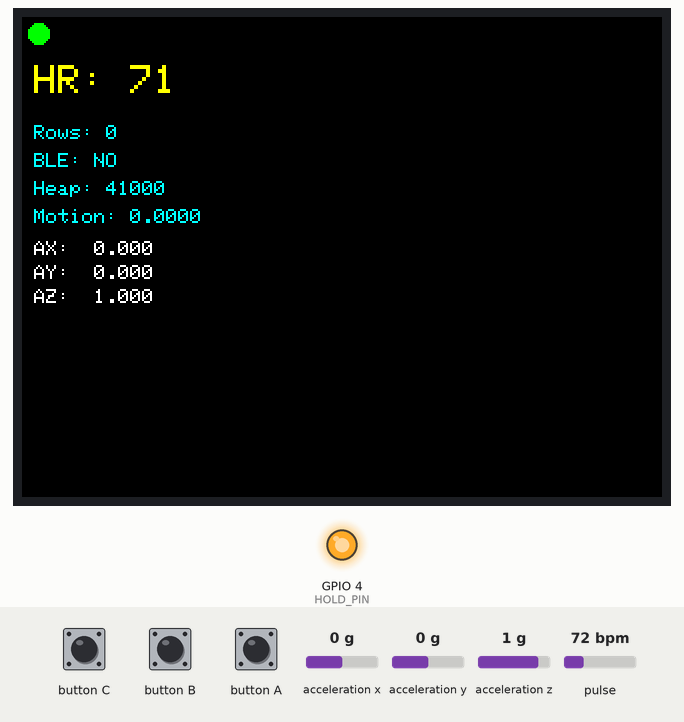
Recording of a sketch running on a simulated ESP32. On the bench: 320×240 colour display, output pins drawn as LEDs (lit = HIGH). The test bench sets the inputs (shaded band); at power-on: pulse 72 bpm, acceleration x 0 g, acceleration y 0 g, acceleration z 1 g. Storage starts empty; nothing arrives over Bluetooth unless stated; a phone connects over Bluetooth LE 3 s after start; what the sketch prints to the serial monitor is not drawn.

Above: at 1.4 s.
1.5 s: pulse set to 158 bpm
At 4.4 s:
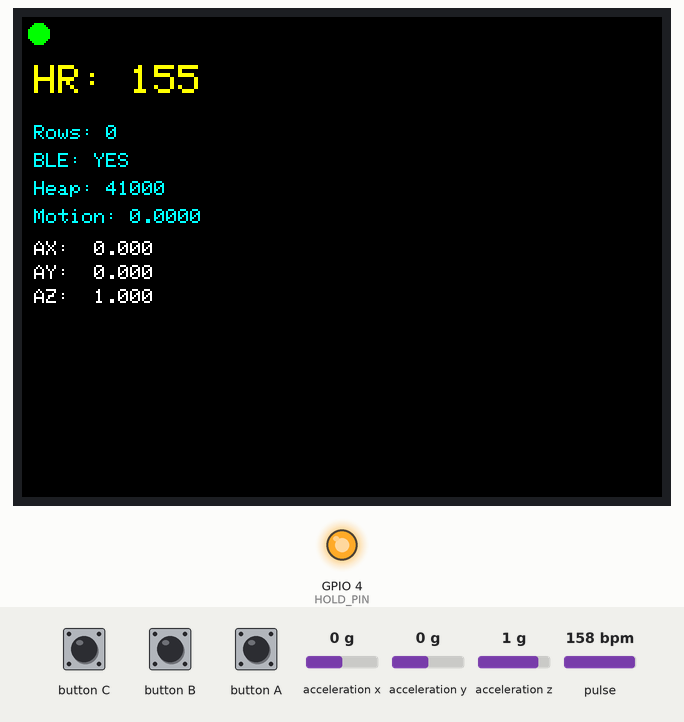
4.5 s: button A pressed for 0.15 s
At 7.4 s:
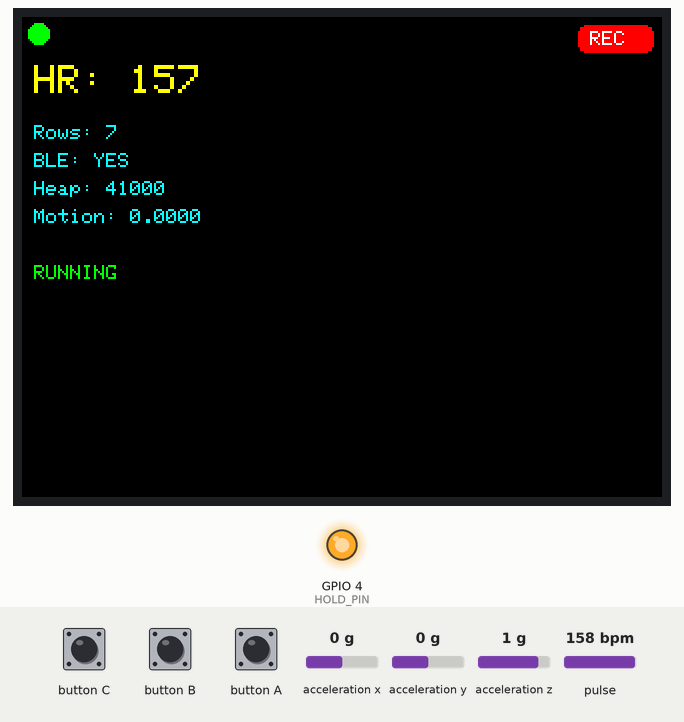
7.6 s: button A pressed for 0.15 s
At 8.6 s:
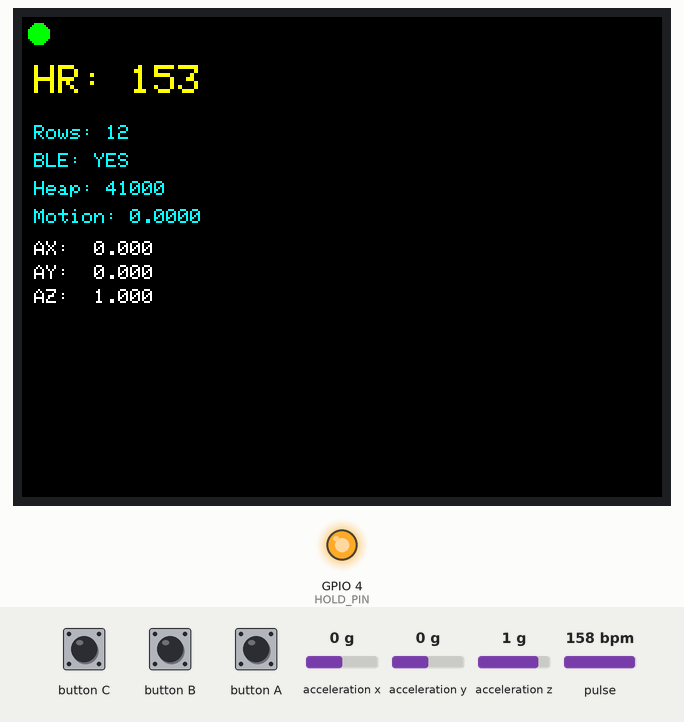
10.3 s: button A pressed for 0.15 s
At 13.1 s:
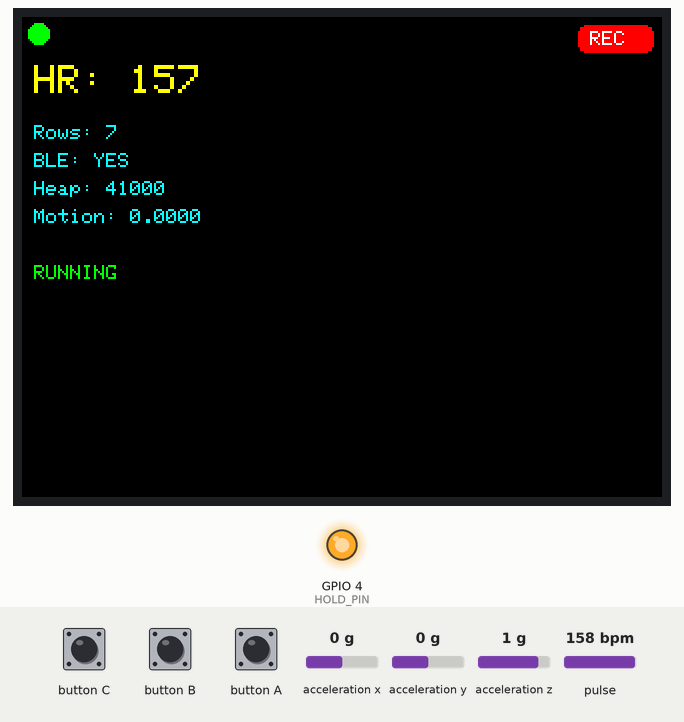
13.4 s: pulse set to 42 bpm
16.4 s: pulse set to 70 bpm
At 19.4 s:
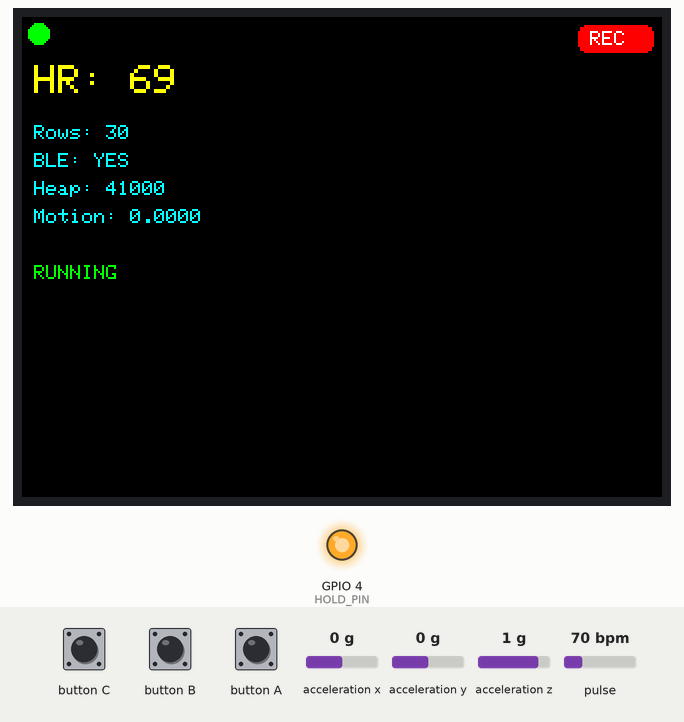
Timing chart, 0 to 20.4 s (numbered marks = the images above; inputs shaded):
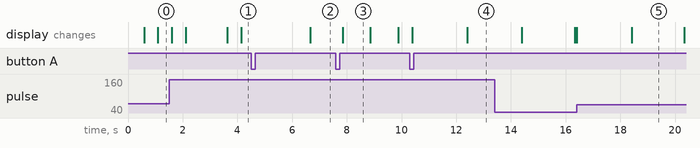

The sketch:

sketch_nov21a.ino
```cpp
#include <Arduino.h>
#include <M5Unified.h>
#include <Wire.h>
#include <SPIFFS.h>
#include <NimBLEDevice.h>
#include <esp_system.h>
#include <math.h>

#include "MAX30105.h"
#include "heartRate.h"

// ----------------- Build Options -----------------
#define ENABLE_FILE_LOG 1

// ----------------- Pins -----------------
static constexpr int SDA_PIN = 32;
static constexpr int SCL_PIN = 33;
static constexpr uint32_t I2C_HZ = 100000;
static constexpr uint8_t MAX_ADDR = 0x57;
static constexpr int HOLD_PIN = 4;

// ----------------- BLE -----------------
static constexpr char DEV_NAME[]         = "M5SleepDemo";
static constexpr char NUS_SERVICE_UUID[] = "6E400001-B5A3-F393-E0A9-E50E24DCCA9E";
static constexpr char NUS_CHAR_TX_UUID[] = "6E400003-B5A3-F393-E0A9-E50E24DCCA9E";
static constexpr char NUS_CHAR_RX_UUID[] = "6E400002-B5A3-F393-E0A9-E50E24DCCA9E";

// ----------------- Sensor Config -----------------
static constexpr uint8_t LED_MODE       = 2;      // Red + IR
static constexpr uint8_t SAMPLE_AVG     = 4;
static constexpr int SAMPLE_RATE_HZ     = 100;
static constexpr int PWIDTH_US          = 411;
static constexpr int ADC_RANGE          = 16384;

// ----------------- Timing -----------------
static constexpr uint32_t SEND_PERIOD_MS       = 250;    // 4 Hz: lighter and enough for logging
static constexpr uint32_t DRAW_PERIOD_IDLE_MS  = 500;
static constexpr uint32_t DRAW_PERIOD_REC_MS   = 2000;
static constexpr uint32_t HEARTBEAT_PERIOD_MS  = 60000;
static constexpr uint32_t FILE_FLUSH_PERIOD_MS = 15000;

// ----------------- HR / Finger -----------------
static constexpr uint32_t FINGER_MIN_IR      = 25000;
static constexpr uint32_t NO_BEAT_TIMEOUT_MS = 3000;
static constexpr uint32_t IBI_MIN_MS         = 300;
static constexpr uint32_t IBI_MAX_MS         = 2400;
static constexpr uint32_t HR_HOLD_MS         = 5000;

// ----------------- Auto LED -----------------
static constexpr uint32_t IR_SOFT_HIGH       = 210000;
static constexpr uint32_t IR_SOFT_LOW        = 60000;
static constexpr uint32_t ADJUST_PERIOD_MS   = 800;

// ----------------- Motion -----------------
static constexpr float MOTION_ALPHA = 0.15f;

// ----------------- Globals -----------------
MAX30105 gSensor;
bool gHasMAX = false;
bool gImuOK = false;

NimBLEServer* gServer = nullptr;
NimBLECharacteristic* gTxChr = nullptr;
volatile bool gBleConnected = false;

bool gRecording = false;
bool gFileWriteError = false;

#if ENABLE_FILE_LOG
File gLogFile;
#endif

uint32_t gLastSendMs = 0;
uint32_t gLastDrawMs = 0;
uint32_t gLastHeartbeatMs = 0;
uint32_t gLastFlushMs = 0;

size_t gRowsWritten = 0;

int gBPM = -1;
int gLastValidBpm = -1;
uint32_t gLastBeatMs = 0;
uint32_t gLastBeatSeenMs = 0;
uint32_t gLastValidBpmMs = 0;

float gLastAx = 0.0f;
float gLastAy = 0.0f;
float gLastAz = 0.0f;
float gMotionMag = 0.0f;

uint8_t gLedBrightness = 0xFF;

// ----------------- Helpers -----------------
static inline int currentHrOut() {
  if (gBPM > 0) return gBPM;
  if (millis() - gLastValidBpmMs < HR_HOLD_MS) return gLastValidBpm;
  return -1;
}

void applySensorConfig() {
  gSensor.setup(gLedBrightness, SAMPLE_AVG, LED_MODE, SAMPLE_RATE_HZ, PWIDTH_US, ADC_RANGE);
  gSensor.setPulseAmplitudeRed(gLedBrightness);
  gSensor.setPulseAmplitudeIR(gLedBrightness);
  gSensor.clearFIFO();
}

void autoLevel(uint32_t ir, bool fingerPresent) {
  static uint32_t lastAdjustMs = 0;
  const uint32_t now = millis();
  if (now - lastAdjustMs < ADJUST_PERIOD_MS) return;
  lastAdjustMs = now;

  uint8_t next = gLedBrightness;

  if (ir > IR_SOFT_HIGH && next >= 0x20) {
    next = uint8_t(next - 0x10);
  } else if (fingerPresent && ir < IR_SOFT_LOW && next <= 0xEF) {
    next = uint8_t(next + 0x10);
  }

  if (next != gLedBrightness) {
    gLedBrightness = next;
    if (gHasMAX) applySensorConfig();
  }
}

void stopSensor() {
  if (!gHasMAX) return;
  gSensor.setPulseAmplitudeRed(0);
  gSensor.setPulseAmplitudeIR(0);
  gSensor.setPulseAmplitudeGreen(0);
  delay(10);
  gSensor.shutDown();
}

void powerOffDevice() {
  Serial.println("[PWR] Powering off");

#if ENABLE_FILE_LOG
  if (gRecording && gLogFile) {
    gLogFile.flush();
    gLogFile.close();
  }
#endif

  gRecording = false;
  stopSensor();

  if (gBleConnected && gTxChr) {
    const char offMsg[] = "POWERING_OFF\n";
    gTxChr->setValue((const uint8_t*)offMsg, sizeof(offMsg) - 1);
    gTxChr->notify();
    delay(20);
  }

  NimBLEDevice::stopAdvertising();

  M5.Display.fillScreen(TFT_BLACK);
  M5.Display.setTextColor(TFT_WHITE);
  M5.Display.setTextSize(2);
  M5.Display.setCursor(18, 50);
  M5.Display.print("Power off");
  delay(150);

  digitalWrite(HOLD_PIN, LOW);
  while (true) delay(1000);
}

// ----------------- BLE -----------------
class ServerCallbacks : public NimBLEServerCallbacks {
public:
  void onConnect(NimBLEServer*, NimBLEConnInfo&) override {
    gBleConnected = true;
    NimBLEDevice::stopAdvertising();
    Serial.println("[BLE] CONNECTED");
  }

  void onDisconnect(NimBLEServer*, NimBLEConnInfo&, int reason) override {
    gBleConnected = false;
    Serial.printf("[BLE] DISCONNECTED reason=%d\n", reason);
    NimBLEDevice::startAdvertising();
  }
};

void bleInit() {
  NimBLEDevice::init(DEV_NAME);
  NimBLEDevice::setPower(ESP_PWR_LVL_P9);
  NimBLEDevice::setMTU(185);

  gServer = NimBLEDevice::createServer();
  gServer->setCallbacks(new ServerCallbacks());

  NimBLEService* svc = gServer->createService(NUS_SERVICE_UUID);

  gTxChr = svc->createCharacteristic(
    NUS_CHAR_TX_UUID,
    NIMBLE_PROPERTY::NOTIFY | NIMBLE_PROPERTY::READ
  );
  gTxChr->createDescriptor("2902", NIMBLE_PROPERTY::READ | NIMBLE_PROPERTY::WRITE);

  svc->createCharacteristic(NUS_CHAR_RX_UUID, NIMBLE_PROPERTY::WRITE);
  svc->start();

  NimBLEAdvertising* adv = NimBLEDevice::getAdvertising();
  adv->addServiceUUID(NUS_SERVICE_UUID);
  adv->start();

  Serial.println("[BLE] Advertising started");
}

void bleSendSample(uint32_t tMs, int hr, float ax, float ay, float az) {
  if (!gBleConnected || !gTxChr) return;

  char line[96];
  const int n = snprintf(
    line,
    sizeof(line),
    "%lu,%d,%.5f,%.5f,%.5f\n",
    (unsigned long)tMs,
    hr,
    ax,
    ay,
    az
  );

  if (n <= 0) return;

  gTxChr->setValue((const uint8_t*)line, (size_t)n);
  if (!gTxChr->notify()) {
    Serial.println("[BLE] notify failed");
  }
}

// ----------------- File Logging -----------------
void flushLogNow() {
#if ENABLE_FILE_LOG
  if (gLogFile) {
    gLogFile.flush();
    gLastFlushMs = millis();
  }
#endif
}

void startRecording() {
  if (gRecording) return;

#if ENABLE_FILE_LOG
  gLogFile = SPIFFS.open("/sleep_raw.csv", FILE_APPEND);
  if (!gLogFile) {
    Serial.println("[FILE] open failed");
    gFileWriteError = true;
    return;
  }

  if (gLogFile.size() == 0) {
    gLogFile.println("timestamp_ms,hr_bpm,acc_x,acc_y,acc_z");
    gLogFile.flush();
  }
#endif

  gRowsWritten = 0;
  gFileWriteError = false;
  gLastSendMs = millis();
  gLastFlushMs = millis();
  gLastHeartbeatMs = millis();
  gRecording = true;

  Serial.println("[REC] START");
}

void stopRecording() {
  if (!gRecording) return;

#if ENABLE_FILE_LOG
  flushLogNow();
  if (gLogFile) gLogFile.close();
#endif

  gRecording = false;
  Serial.println("[REC] STOP");
}

void appendSampleToFile(uint32_t tMs, int hr, float ax, float ay, float az) {
#if ENABLE_FILE_LOG
  if (!gLogFile) return;

  const int written = gLogFile.printf(
    "%lu,%d,%.5f,%.5f,%.5f\n",
    (unsigned long)tMs,
    hr,
    ax,
    ay,
    az
  );

  if (written <= 0) {
    gFileWriteError = true;
    Serial.println("[FILE] write failed");
    return;
  }

  if (millis() - gLastFlushMs >= FILE_FLUSH_PERIOD_MS) {
    flushLogNow();
  }
#else
  (void)tMs; (void)hr; (void)ax; (void)ay; (void)az;
#endif
}

// ----------------- UI -----------------
void drawOverlay(uint32_t ir, float ax, float ay, float az) {
  const uint32_t now = millis();
  const uint32_t period = gRecording ? DRAW_PERIOD_REC_MS : DRAW_PERIOD_IDLE_MS;
  if (now - gLastDrawMs < period) return;
  gLastDrawMs = now;

  M5.Display.startWrite();
  M5.Display.fillScreen(TFT_BLACK);

  M5.Display.fillCircle(8, 8, 5, (ir >= FINGER_MIN_IR) ? TFT_GREEN : TFT_RED);

  if (gRecording) {
    M5.Display.fillRoundRect(M5.Display.width() - 42, 4, 38, 14, 4, TFT_RED);
    M5.Display.setTextColor(TFT_WHITE);
    M5.Display.setCursor(M5.Display.width() - 36, 7);
    M5.Display.print("REC");
  }

  M5.Display.setTextColor(TFT_YELLOW);
  M5.Display.setTextSize(2);
  M5.Display.setCursor(6, 24);
  const int hrDisp = currentHrOut();
  if (hrDisp > 0) M5.Display.printf("HR: %d", hrDisp);
  else M5.Display.print("HR: --");

  M5.Display.setTextColor(TFT_CYAN);
  M5.Display.setTextSize(1);
  M5.Display.setCursor(6, 54);
  M5.Display.printf("Rows: %lu", (unsigned long)gRowsWritten);

  M5.Display.setCursor(6, 68);
  M5.Display.printf("BLE: %s", gBleConnected ? "YES" : "NO");

  M5.Display.setCursor(6, 82);
  M5.Display.printf("Heap: %u", (unsigned int)ESP.getFreeHeap());

  M5.Display.setCursor(6, 96);
  M5.Display.printf("Motion: %.4f", gMotionMag);

  if (!gRecording) {
    M5.Display.setTextColor(TFT_WHITE);
    M5.Display.setCursor(6, 112); M5.Display.printf("AX: % .3f", ax);
    M5.Display.setCursor(6, 124); M5.Display.printf("AY: % .3f", ay);
    M5.Display.setCursor(6, 136); M5.Display.printf("AZ: % .3f", az);
  } else {
    M5.Display.setTextColor(gFileWriteError ? TFT_RED : TFT_GREEN);
    M5.Display.setCursor(6, 124);
    M5.Display.print(gFileWriteError ? "FILE ERR" : "RUNNING");
  }

  M5.Display.endWrite();
}

// ----------------- Diagnostics -----------------
void printHeartbeat(uint32_t ir) {
  const uint32_t now = millis();
  if (now - gLastHeartbeatMs < HEARTBEAT_PERIOD_MS) return;
  gLastHeartbeatMs = now;

  Serial.printf(
    "[HB] up=%lu rec=%d rows=%lu heap=%u ble=%d ir=%lu hr=%d motion=%.5f\n",
    (unsigned long)now,
    gRecording ? 1 : 0,
    (unsigned long)gRowsWritten,
    (unsigned int)ESP.getFreeHeap(),
    gBleConnected ? 1 : 0,
    (unsigned long)ir,
    gBPM,
    gMotionMag
  );

  if (gRecording) flushLogNow();
}

// ----------------- Setup / Loop -----------------
void setup() {
  auto cfg = M5.config();
  M5.begin(cfg);
  M5.Display.setRotation(3);

  Serial.begin(115200);
  delay(100);

  Serial.printf("[BOOT] reset_reason=%d\n", (int)esp_reset_reason());
  Serial.printf("[BOOT] free_heap=%u\n", (unsigned int)ESP.getFreeHeap());

  pinMode(HOLD_PIN, OUTPUT);
  digitalWrite(HOLD_PIN, HIGH);

#if ENABLE_FILE_LOG
  if (!SPIFFS.begin(true)) {
    Serial.println("[SPIFFS] mount failed");
  } else {
    Serial.println("[SPIFFS] mounted");
  }
#endif

  gImuOK = M5.Imu.begin();
  Serial.printf("[IMU] begin=%d\n", gImuOK ? 1 : 0);

  Wire.begin(SDA_PIN, SCL_PIN, I2C_HZ);

  if (gSensor.begin(Wire, I2C_HZ, MAX_ADDR)) {
    gHasMAX = true;
    applySensorConfig();
    Serial.println("[MAX3010x] OK");
  } else {
    gHasMAX = false;
    Serial.println("[MAX3010x] NOT FOUND");
  }

  bleInit();
}

void loop() {
  M5.update();

  if (M5.BtnA.wasClicked()) {
    if (gRecording) stopRecording();
    else startRecording();
  }

  if (M5.BtnB.wasDoubleClicked()) {
    powerOffDevice();
  }

  float ax = 0.0f, ay = 0.0f, az = 0.0f;
  if (gImuOK) {
    M5.Imu.getAccel(&ax, &ay, &az);
  }

  const float dAx = ax - gLastAx;
  const float dAy = ay - gLastAy;
  const float dAz = az - gLastAz;
  const float deltaMag = sqrtf(dAx * dAx + dAy * dAy + dAz * dAz);
  gMotionMag = MOTION_ALPHA * deltaMag + (1.0f - MOTION_ALPHA) * gMotionMag;
  gLastAx = ax;
  gLastAy = ay;
  gLastAz = az;

  uint32_t ir = 0;
  if (gHasMAX) {
    gSensor.check();
    ir = gSensor.getIR();
    autoLevel(ir, ir > FINGER_MIN_IR);
  }

  if (gHasMAX && ir > FINGER_MIN_IR && checkForBeat(ir)) {
    const uint32_t now = millis();
    const uint32_t delta = now - gLastBeatMs;

    if (delta > IBI_MIN_MS && delta < IBI_MAX_MS) {
      gBPM = 60000 / (int)delta;
      gLastValidBpm = gBPM;
      gLastValidBpmMs = now;
      gLastBeatSeenMs = now;
    }

    gLastBeatMs = now;
  }

  if (millis() - gLastBeatSeenMs > NO_BEAT_TIMEOUT_MS) {
    gBPM = -1;
  }

  const uint32_t now = millis();
  if (gRecording && (now - gLastSendMs >= SEND_PERIOD_MS)) {
    gLastSendMs = now;
    const int hr = currentHrOut();

    appendSampleToFile(now, hr, ax, ay, az);
    bleSendSample(now, hr, ax, ay, az);
    ++gRowsWritten;
  }

  printHeartbeat(ir);
  drawOverlay(ir, ax, ay, az);

  delay(1);
}
```

Measured:
- after the input at 1.5 s, the display: first changes after 0.10 s (image 1 shows a later state)
- after the input at 4.5 s, the display: changes after 2.2 s (image 2)
- after the input at 7.6 s, the display: changes after 0.25 s (image 3)
